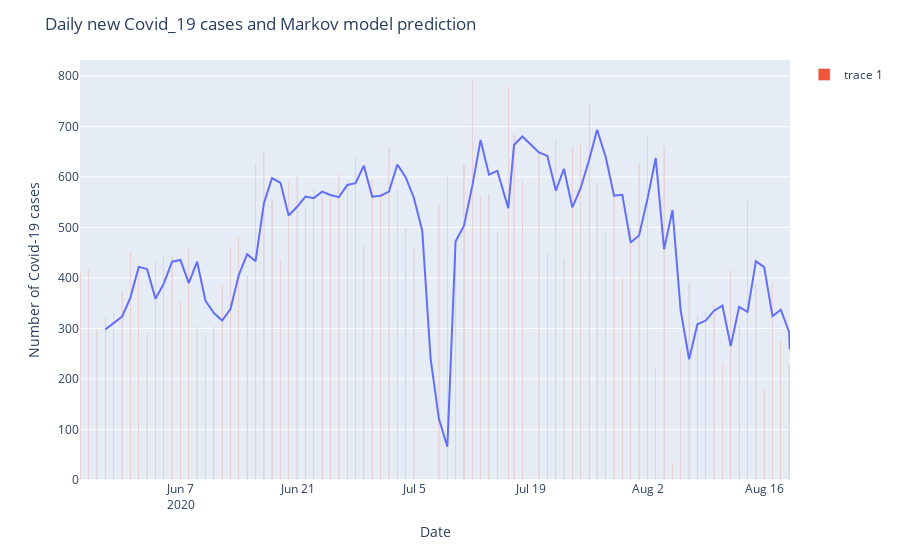

The notebook cell saved with this chart:
### Code cell
fig3 = px.line(x=result.timestamp, y=result['Outcome_next_day_direction'],labels=dict(x='Date', y="Number of Covid-19 cases"))
fig3.add_bar( x=result.timestamp, y=result['New_cases'])

fig3.update_layout(title='Daily new Covid_19 cases and Markov model prediction'), 

fig3
